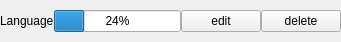
<?xml version="1.0" encoding="UTF-8"?>
<ui version="4.0">
 <class>Form</class>
 <widget class="QWidget" name="Form">
  <property name="geometry">
   <rect>
    <x>0</x>
    <y>0</y>
    <width>341</width>
    <height>42</height>
   </rect>
  </property>
  <property name="windowTitle">
   <string>Form</string>
  </property>
  <layout class="QHBoxLayout" name="horizontalLayout">
   <property name="spacing">
    <number>0</number>
   </property>
   <property name="leftMargin">
    <number>0</number>
   </property>
   <property name="topMargin">
    <number>0</number>
   </property>
   <property name="rightMargin">
    <number>0</number>
   </property>
   <property name="bottomMargin">
    <number>0</number>
   </property>
   <item>
    <widget class="QLabel" name="label">
     <property name="text">
      <string>Language</string>
     </property>
    </widget>
   </item>
   <item>
    <widget class="QProgressBar" name="progressBar">
     <property name="value">
      <number>24</number>
     </property>
    </widget>
   </item>
   <item>
    <widget class="QPushButton" name="pushButton">
     <property name="text">
      <string>edit</string>
     </property>
     <property name="icon">
      <iconset resource="ressources.qrc">
       <normaloff>:/icons/ressources/icons_famfamfam/pencil.png</normaloff>:/icons/ressources/icons_famfamfam/pencil.png</iconset>
     </property>
    </widget>
   </item>
   <item>
    <widget class="QPushButton" name="pushButton_2">
     <property name="text">
      <string>delete</string>
     </property>
     <property name="icon">
      <iconset resource="ressources.qrc">
       <normaloff>:/icons/ressources/icons_famfamfam/delete.png</normaloff>:/icons/ressources/icons_famfamfam/delete.png</iconset>
     </property>
    </widget>
   </item>
  </layout>
 </widget>
 <resources>
  <include location="ressources.qrc"/>
 </resources>
 <connections/>
</ui>
